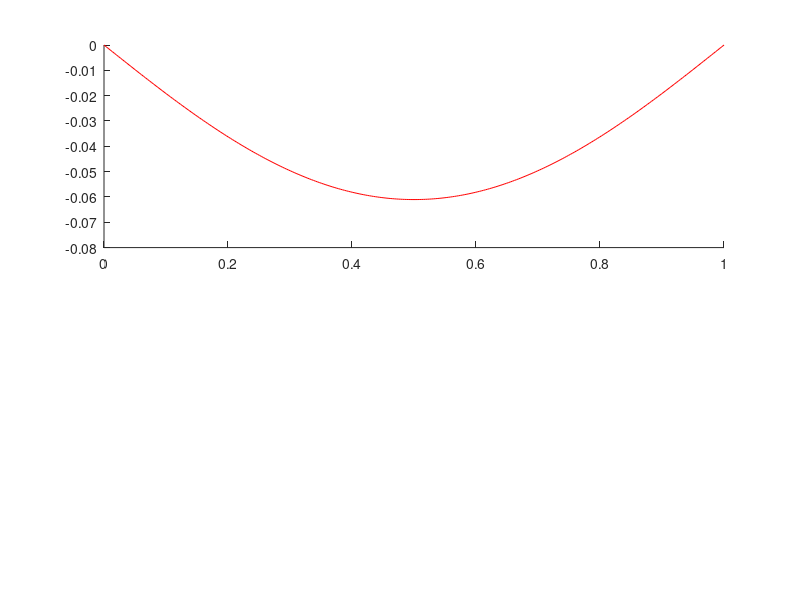

Reproduce this figure in MATLAB. (Note: this script raises an error after producing the figure.)
% Simply supported beam under uniform load

clc;
clear;
close all;

% parameters

L = 1; % Length in m
E = 200e9; %young's modulus in Pa
b = 0.02; % cross section width in m
h = 0.04; % cross section height in m
q0 = 100; % downward load magnitude, N/m
qy = -q0; % signed transverse load, N/m
I = b*h^3/12; % second moment of area in m^4

% Mesh: 4 2-node beam elements (Linear)
nElem = 40;
nNode = nElem +1; 
nodeCoords = linspace(0,L,nNode)'; % node coordinates
elemConn = [(1:nElem).' (2:nNode).']; % element connectivity
%disp(elemConn);

% 2 DOF per node
% Global ordering [ w1, theta1, w2, theta2....]
nDOF = 2*nNode;

K = zeros(nDOF);
F = zeros(nDOF,1);

% element stiffness and assembly
for e = 1:nElem
    nodes = elemConn(e,:);

    i = nodes(1);
    j = nodes(2);

    Le = nodeCoords(j) - nodeCoords(i);
    ke = (E*I/Le^3) *[12,   6*Le,   -12,    6*Le;
        6*Le, 4*Le^2, -6*Le,  2*Le^2;
        -12,  -6*Le,  12,     -6*Le;
        6*Le, 2*Le^2, -6*Le,  4*Le^2];

    % Global DOFs ; [w_i, theta_i, w_j, theta_j]
    dofs = [2*i-1, 2*i, 2*j-1, 2*j];
    fe = qy * [Le/2;
        Le^2/12;
        Le/2;
        -Le^2/12];
    K(dofs,dofs) = K(dofs,dofs) + ke;
    F(dofs) = F(dofs) + fe;
end

disp('Global stiffness matrix size: ');
disp(size(K));
%disp(K);

% Fixed Transverse displacement at both end
% Leave both end rotation free

fixed = [1, nDOF-1];
free = setdiff(1:nDOF, fixed);

% Solve
U = zeros(nDOF,1);
U(free) = K(free,free)\F(free);

w = U(1:2:end); % return 1, 3, 5...
theta = U(2:2:end); % returns 2, 4, 6...

R = K*U -F;

fprintf('Left support reaction = %.6f N\n',R(1));
fprintf('Right support reaction = %.6f N\n', R(end-1));

xExact = linspace(0,L,300);
wExact= -q0*xExact.*(L^3 - 2*L*xExact.^2 + xExact.^3)/(24*E*I);

MExact = q0*xExact.*(L-xExact)/2;

figure;
subplot(2,1,1);
plot(xExact, wExact*1000, 'r-', LineWidth=1.5, DisplayName='Analytical');
hold on;
subplot(2,1,2);
plot(xExact, MExact, 'g--', LineWidth=1.5, DisplayName='analytical');
hold on;

%Evaluate FEM results inside each elements

for e = 1:nElem
    nodes = elemConn(e, :);
    i = nodes(1);
    j = nodes(2);
    Le = nodeCoords(j) - nodeCoords(i);

    dofs = [2*i-1, 2*i, 2*j-1, 2*j];
    Ue = U(dofs);
    s =linspace(0,1,50).';
    xplot = nodeCoords(i) +Le*s;
    % Displacement interpolation 
    N1 = 1 - 3*s.^2 + 2*s.^3;
    N2 = Le*(s - 2*s.^2 + s.^3);
    N3 = 3*s.^2 - 2*s.^3;
    N4 = Le*(-s.^2 + s.^3);

    N = [N1 N2 N3 N4];

    syms xi

    Nsym = [1 - 3*xi^2 + 2*xi^3, ...
        Le*(xi - 2*xi^2 + xi^3), ...
        3*xi^2 - 2*xi^3, ...
        Le*(-xi^2 + xi^3)];

    B_curvature = double(subs(diff(Nsym, xi, 2), xi, s)) / Le^2;
    wFEM = N*Ue;
    MFEM = E*I*(B_curvature*Ue);

    if e == nElem/2
        Bmidspan = double(subs(diff(Nsym, xi, 2), xi, 1)) / Le^2;
        Mmidspan = E*I*(Bmidspan*Ue);
    end

    % Label only the first FEM segment in the legend

    visibility ='off';
    if e == 1
        visibility ='on';
    end

    subplot(2,1,1);
    plot(xplot, wFEM*1000, 'b:', LineWidth=1.5, DisplayName='FEM', HandleVisibility=visibility);

    subplot(2,1,2);
    plot(xplot, MFEM, 'b:', LineWidth=1.5, DisplayName='FEM', HandleVisibility=visibility);

end

subplot(2,1,1);
legend(Location='best');
xlabel('Distance along beam, x (m)');
ylabel('Deflection, w(x) (mm)');
title('Deflection under distributed loading');
grid on;
hold off;

subplot(2,1,2);
legend(Location='best');
xlabel('Distance along beam, x (m)');
ylabel('Bending moment, M(x) (N.m)');
title('Bending moment under distributed loading');
grid on; 
hold off;

midNode = nElem/2 +1; % number of Element is even
fprintf('Midspan deflection (FEM) = %.6f mm\n',w(midNode)*1000);
fprintf('Midspan moment (FEM) = %.6f Nm\n',Mmidspan);
